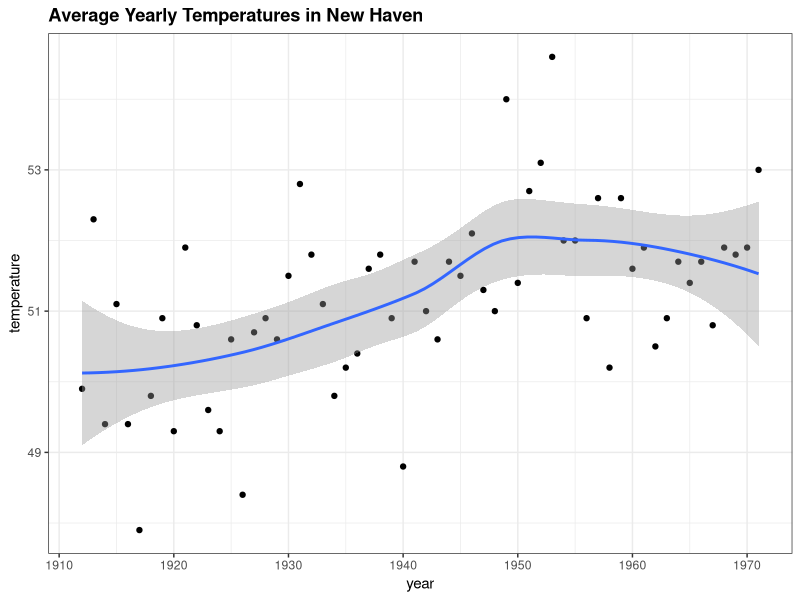
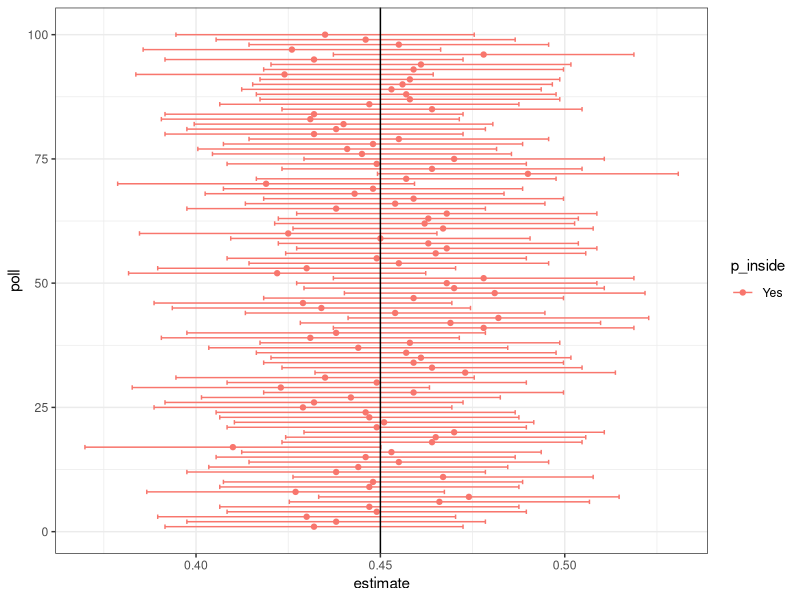

Write the R code that produced these figures, in order.
## ---- chunk 1
library(tidyverse)
library(dslabs)
ds_theme_set()
## ---- chunk 2
data("nhtemp")
data.frame(year = as.numeric(time(nhtemp)), temperature=as.numeric(nhtemp)) %>%
  ggplot(aes(year, temperature)) + 
  geom_point() + 
  geom_smooth() + 
  ggtitle("Average Yearly Temperatures in New Haven")
## ---- chunk 3
p <- 0.45
N <- 1000
## ---- chunk 4
X <- sample(c(0,1), size=N, replace=TRUE, prob=c(1-p, p))
X_hat <- mean(X)
SE_hat <- sqrt(X_hat*(1-X_hat)/N)
c(X_hat - 2*SE_hat, X_hat + 2*SE_hat)
## ---- chunk 5
X <- sample(c(0,1), size=N, replace=TRUE, prob=c(1-p, p))
X_hat <- mean(X)
SE_hat <- sqrt(X_hat*(1-X_hat)/N)
c(X_hat - 2*SE_hat, X_hat + 2*SE_hat)
## ---- chunk 6
pnorm(2) - pnorm(-2)
## ---- chunk 7
z <- qnorm(0.995)
z
## ---- chunk 8
pnorm(z)-pnorm(-z)
## ---- chunk 9
qnorm(0.975)
## ---- chunk 10
B <- 10000
inside <- replicate(B, {
  X <- sample(c(0,1), size=N, replace=TRUE, prob=c(1-p, p))
  X_hat <- mean(X)
  SE_hat <- sqrt(X_hat*(1-X_hat)/N)
  between(p, X_hat - 2*SE_hat, X_hat + 2*SE_hat)
})
mean(inside)
## ---- chunk 11
set.seed(1)
tab <- replicate(100, {
  X <- sample(c(0,1), size=N, replace=TRUE, prob=c(1-p, p))
  X_hat <- mean(X)
  SE_hat <- sqrt(X_hat*(1-X_hat)/N)
  hit <- between(p, X_hat - 2.58*SE_hat, X_hat + 2.58*SE_hat)
  c(X_hat, X_hat - 2.58*SE_hat, X_hat + 2.58*SE_hat, hit)
})

tab <- data.frame(poll=1:ncol(tab), t(tab))
names(tab)<-c("poll", "estimate", "low", "high", "hit")
tab <- mutate(tab, p_inside = ifelse(hit, "Yes", "No") )
ggplot(tab, aes(poll, estimate, ymin=low, ymax=high, col = p_inside)) + 
  geom_point()+
  geom_errorbar() + 
  coord_flip() + 
  geom_hline(yintercept = p)
## ---- chunk 12
N <- 25
X_hat <- 0.48
(2*X_hat - 1) + c(-2,2)*2*sqrt(X_hat*(1-X_hat)/sqrt(N))
## ---- chunk 13
N=100
z <- sqrt(N)*0.02/0.5
1 - (pnorm(z) - pnorm(-z))
